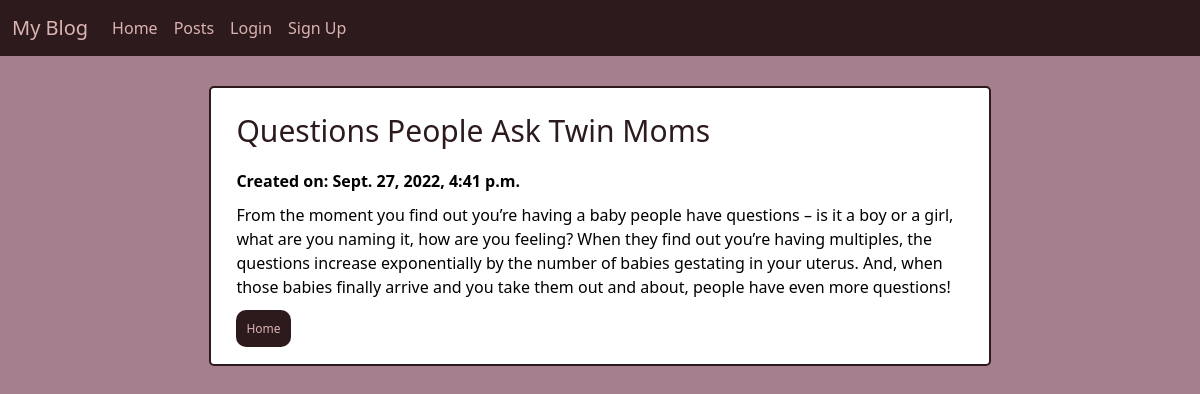
The page /posts/7/ on the database its author committed.
### posts/models.py (models this page shows, shortened)
class Post(models.Model):
    title = models.CharField(max_length=45)
    body = models.TextField()
    category = models.CharField(max_length=45)
    created_on = models.DateTimeField(auto_now_add=True)
    author = models.ForeignKey(
        get_user_model(),
        on_delete=models.CASCADE
    )
    status = models.ForeignKey(
        Status,
        on_delete=models.CASCADE,
        blank=True,
        null=True
    )

### posts/views.py (the view)
# urls.py: path('<int:pk>/', PostDetailView.as_view(), name='detail'),
class PostDetailView(DetailView):
    template_name = "posts/detail.html"
    model = Post

### templates/posts/detail.html (shortened to what this page needs)
{% extends 'base.html' %}
{% load static %}
{% block contents %}
    <div class="details">
        <h4>{{ post.title }}</h4>
        <strong>Created on: {{ post.created_on }}</strong>
        <p>{{ post.body }}</p>
        <a href="{% url 'home' %}" class="card-btns">Home</a>
    </div>
{% endblock contents %}

### static/css/base.css (style rules this page uses)
body { background-color: #A67F8E; }
.card-btns { width: 100px; text-decoration: none; text-align: center; padding: 10px; background-color: #2C1A1D; color: #DBB3B1; font-size: 12px; border-radius: 10px; }
.details { width: 70%; margin: 30px auto; border: 2px solid #2C1A1D; background-color: white; color: black; border-radius: 5px; padding: 25px; }
.details h4 { font-size: 30px; color: #2C1A1D; margin-bottom: 20px; }
.details p { margin-top: 10px; }

### rows shown on the page
Post: title "Questions People Ask Twin Moms", created_on "Sept. 27, 2022, 4:41 p.m.", body "From the moment you find out you’re having a baby people have questions – is it a boy or a girl, what are you naming it, how are you feeling? When they find out you’re having multiples, the questions increase exponentially by the number of babies gestating in your uterus. And, when those babies finally arrive and you take them out and about, people have even more questions!"
